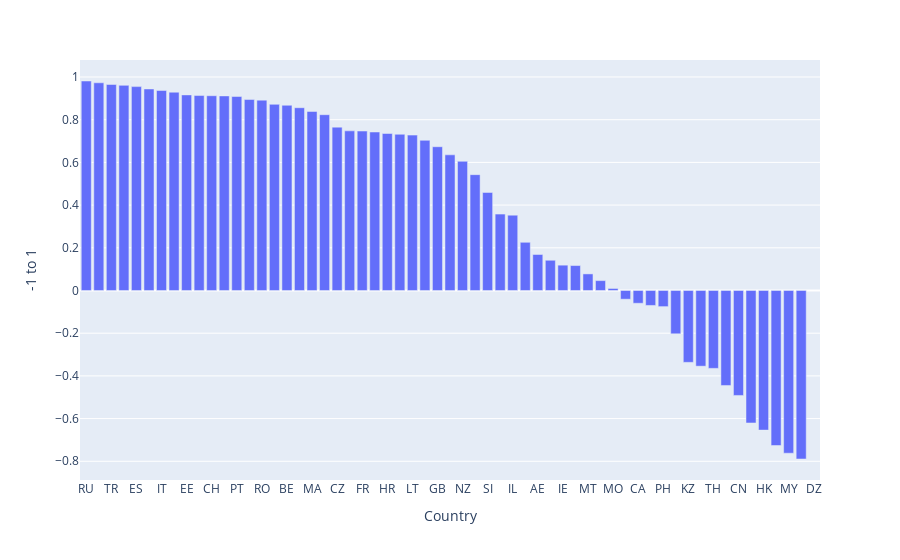

The notebook cell this image was saved under:
### Code cell
corr_dict={}
for country in year_merged_filtered['iso_country']:
    corr_dict[country]=year_merged_filtered[year_merged_filtered['iso_country']==country].corr().loc['flight_return_level','people_fully_vaccinated_per_hundred_x']


corr_data=pd.DataFrame({'Country':corr_dict.keys(),'Correlation':corr_dict.values()}).sort_values(by='Correlation', ascending=False)



import plotly.express as px

x_axis = corr_data['Country']
corr = corr_data['Correlation']

fig = px.bar(x=x_axis, y=corr,
             labels=dict(x="Country", y="-1 to 1"))
fig.show()

### Figure 1 — Plotly figure (JSON) as saved in the notebook; plotly's stock layout.template omitted (floating-point values rounded to 4 significant figures)
{"data": [{"alignmentgroup": "True", "hovertemplate": "Country=%{x}<br>-1 to 1=%{y}<extra></extra>", "legendgroup": "", "marker": {"color": "#636efa"}, "name": "", "offsetgroup": "", "orientation": "v", "showlegend": false, "textposition": "auto", "type": "bar", "x": ["RU", "AT", "TR", "LV", "ES", "BG", "IT", "DE", "EE", "ID", "CH", "PL", "PT", "DK", "RO", "SK", "BE", "BM", "MA", "HU", "CZ", "GR", "FR", "US", "HR", "SE", "LT", "ZA", "GB", "NL", "NZ", "LU", "SI", "TW", "IL", "QA", "AE", "JP", "IE", "AU", "MT", "BR", "MO", "SA", "CA", "BH", "PH", "FI", "KZ", "UA", "TH", "MX", "CN", "KR", "HK", "IN", "MY", "NO", "DZ"], "xaxis": "x", "y": [0.9812, 0.9728, 0.9648, 0.9608, 0.955, 0.9439, 0.9366, 0.9287, 0.9161, 0.9131, 0.9123, 0.9113, 0.9085, 0.8945, 0.8916, 0.872, 0.8675, 0.856, 0.8385, 0.8234, 0.7651, 0.7477, 0.7468, 0.7423, 0.7353, 0.7316, 0.7278, 0.7034, 0.6733, 0.6354, 0.6051, 0.5426, 0.4592, 0.358, 0.3526, 0.2258, 0.1686, 0.1416, 0.1186, 0.1168, 0.07771, 0.04627, 0.00948, -0.04077, -0.0598, -0.07008, -0.07554, -0.2029, -0.3366, -0.3545, -0.3647, -0.4449, -0.4916, -0.6204, -0.654, -0.726, -0.762, -0.7893, null], "yaxis": "y"}], "layout": {"barmode": "relative", "legend": {"tracegroupgap": 0}, "margin": {"t": 60}, "xaxis": {"anchor": "y", "domain": [0, 1], "title": {"text": "Country"}}, "yaxis": {"anchor": "x", "domain": [0, 1], "title": {"text": "-1 to 1"}}}}
